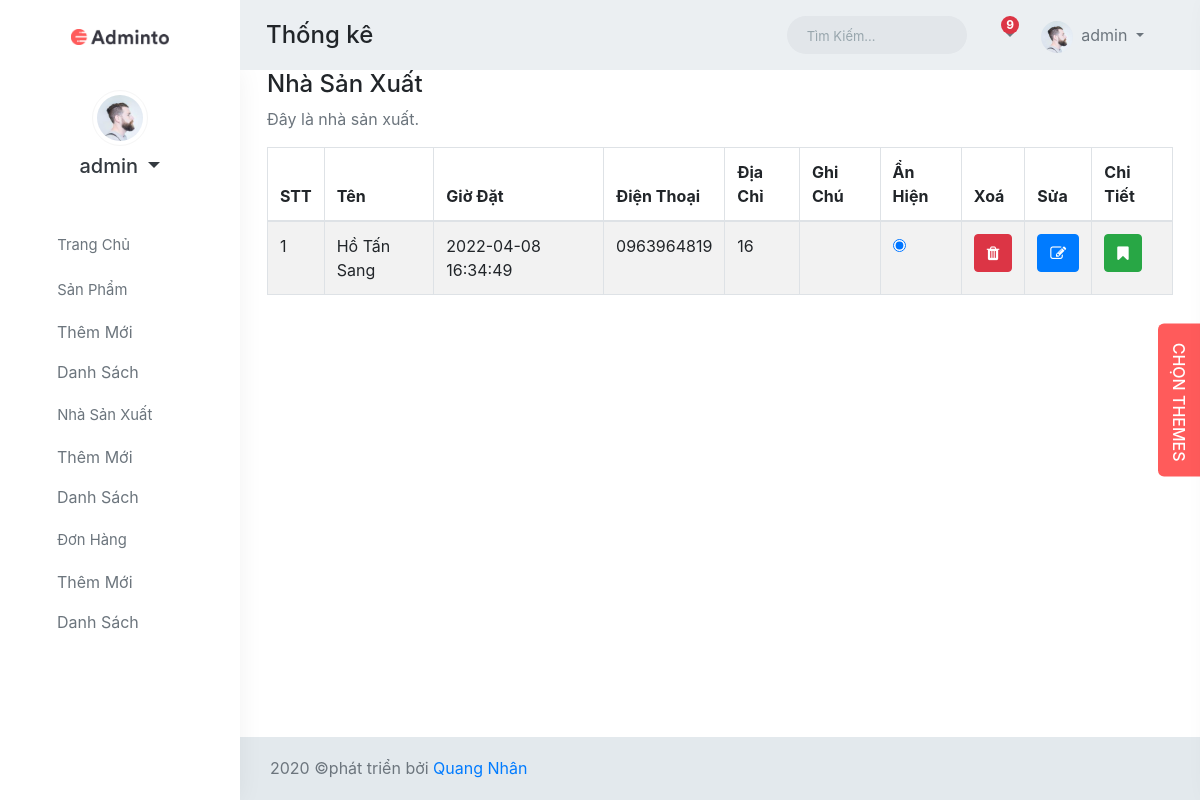
Page /admin/index.php?ctrl=donhang&act=index (signed in) on the committed database.
### tables this page shows
CREATE TABLE `donhang` (
  `idDH` int(11) NOT NULL COMMENT 'id của đơn hàng',
  `ThoiDiemDatHang` datetime NOT NULL COMMENT 'Thời điểm đặt hàng',
  `ThoiDiemGiaoHang` datetime DEFAULT NULL COMMENT 'Thời điểm giao hàng',
  `idUser` int(11) DEFAULT NULL COMMENT 'mã người mua',
  `TenNguoiNhan` varchar(200) DEFAULT NULL COMMENT 'Họ tên người nhận',
  `EmailNguoiNhan` varchar(200) DEFAULT NULL COMMENT 'email người nhận',
  `dienthoai` varchar(10) NOT NULL,
  `DiaChiNguoiNhan` varchar(200) DEFAULT NULL COMMENT 'địa chỉ người nhận',
  `AnHien` tinyint(1) DEFAULT NULL COMMENT 'ẩn hiện',
  `TrangThai` tinyint(1) NOT NULL DEFAULT 0 COMMENT '0; là chưa xử lý, 1 là đả xử lý',
  `GhiChuCuaKhach` varchar(2000) DEFAULT NULL,
  `GhiChuCuaAdmin` varchar(2000) DEFAULT NULL,
  `keybill` int(11) NOT NULL
);

### system/database.php (called while the page is built, shortened)
<?php
class Model_db{
    function __construct(){
        try {
            $ConnectionOption = array
                (
                    PDO::MYSQL_ATTR_INIT_COMMAND => "SET NAMES 'utf8'",
                    PDO::ATTR_ERRMODE => PDO::ERRMODE_EXCEPTION,
                );
            $conn = new PDO ('mysql:host='.HOST_DB.';dbname='.NAME_DB.';charset=utf8', USER_DB, PASS_DB, $ConnectionOption);
            $conn->setAttribute(PDO::ATTR_ERRMODE, PDO::ERRMODE_EXCEPTION);
            return $conn;
        } catch(PDOException $e) {
          echo "Lỗi Kết Nối database: " . $e->getMessage();
        }
    }
    function result1($fe,$sql){
        $sqlValue = array_slice(func_get_args(),2);
        try {
            $conn = $this->__construct();
            $stmt = $conn->prepare($sql);
            $stmt->execute($sqlValue);
            if($fe===0)return $stmt->fetchAll();elseif($fe===1)return $stmt->fetch(PDO::FETCH_ASSOC);
        } catch (PDOException $e) {
            echo "Lỗi: " . $e->getMessage();
        }
        finally{
            unset($conn);
        }
    }
}

### admin/models/donhang.php (called while the page is built, shortened)
<?php
 class Model_donhang extends Model_db{
    function getAllBill()
    {
        $sql = "SELECT * FROM donhang ORDER BY idDH DESC";
        return $this->result1(0,$sql);
    }
}

### admin/views/donhang_index.php (the view)
<div class="content-page">
                <div class="content">
                    <div class="container-fluid">
                        <div class="row">
                            <div class="col-12">
                                <div class="card-box">
                                    <h4 class="mt-0 header-title">Nhà Sản Xuất</h4>
                                    <p class="text-muted font-14 mb-3">
                                    Đây là nhà sản xuất.
                                    </p>
                                    <table id="datatable-buttons" class="table table-striped table-bordered dt-responsive nowrap">
                                        <thead>
                                        <tr>
                                        <th>STT</th>
                                        <th>Tên</th>
                                        <th>Giờ Đặt</th>
                                        <th>Điện Thoại</th>
                                        <th>Địa Chỉ</th>
                                        <th>Ghi Chú</th>
                                        <th>Ẩn Hiện</th>
                                        <th>Xoá</th>
                                        <th>Sửa</th>
                                        <th>Chi Tiết</th>
                                        </tr>
                                        </thead>
                                        <tbody>
                                        <?php
                                        $stt = 0;
                                            foreach ($getAllBill as $row) {
                                                $stt++;
                                                $anHien = ($row['AnHien']=='1') ? '<input type="radio" checked onclick="return false">': '<input  type="radio" onclick="return false">';
                                                $linkDel = "'?ctrl=donhang&act=delete&id=".$row['idDH']."'";
                                                $linkEdit = '?ctrl=donhang&act=edit&id='.$row['idDH'];
                                                $linkDetail = '?ctrl=donhang&act=detail&id='.$row['idDH'];
                                                echo '<tr>
                                                        <td>'.$stt.'</td>
                                                        <td>'.$row['TenNguoiNhan'].'</td>
                                                        <td>'.$row['ThoiDiemDatHang'].'</td>
                                                        <td>'.$row['dienthoai'].'</td>
                                                        <td>'.$row['DiaChiNguoiNhan'].'</td>
                                                        <td>'.$row['GhiChuCuaKhach'].'</td>
                                                        <td>'.$anHien.'</td>
                                                        <td><div  onclick="checkDelete('.$linkDel.')"  class="btn btn-danger" role="button"><i class="fa fa-trash"></i></div></td>
                                                        <td><a name="" id="" class="btn btn-primary" href="'.$linkEdit.'" role="button"><i class="fa fa-edit"></i></a></td>
                                                        <td><a name="" id="" class="btn btn-success" href="'.$linkDetail.'" role="button"><i class="fa fa-bookmark"></i></a></td>
                                                    </tr>';
                                            }
                                        ?>
                                        </tbody>
                                    </table>
                                </div>
                            </div>
                        </div>
                    </div>
                </div>
            </div>

### rows in the picture
donhang: TenNguoiNhan "Hồ Tấn Sang", ThoiDiemDatHang "2022-04-08 16:34:49", dienthoai "0963964819", DiaChiNguoiNhan "16"

### other values in the picture
$_SESSION['suser'] "admin"
